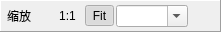
  <widget class="QFrame" name="zoomToolbar">
   <property name="geometry">
    <rect>
     <x>10</x>
     <y>80</y>
     <width>221</width>
     <height>32</height>
    </rect>
   </property>
   <property name="minimumSize">
    <size>
     <width>0</width>
     <height>32</height>
    </size>
   </property>
   <property name="frameShape">
    <enum>QFrame::Shape::Panel</enum>
   </property>
   <property name="frameShadow">
    <enum>QFrame::Shadow::Raised</enum>
   </property>
   <layout class="QHBoxLayout" name="horizontalLayout_9">
    <property name="spacing">
     <number>2</number>
    </property>
    <property name="leftMargin">
     <number>6</number>
    </property>
    <property name="topMargin">
     <number>2</number>
    </property>
    <property name="rightMargin">
     <number>6</number>
    </property>
    <property name="bottomMargin">
     <number>2</number>
    </property>
    <item>
     <widget class="QLabel" name="zoomLabel">
      <property name="text">
       <string>缩放</string>
      </property>
     </widget>
    </item>
    <item>
     <widget class="QToolButton" name="zoomExactSize">
      <property name="enabled">
       <bool>true</bool>
      </property>
      <property name="toolTip">
       <string>Reset the zoom to 100%</string>
      </property>
      <property name="text">
       <string>1:1</string>
      </property>
      <property name="checkable">
       <bool>false</bool>
      </property>
      <property name="checked">
       <bool>false</bool>
      </property>
      <property name="toolButtonStyle">
       <enum>Qt::ToolButtonStyle::ToolButtonTextBesideIcon</enum>
      </property>
      <property name="autoRaise">
       <bool>true</bool>
      </property>
     </widget>
    </item>
    <item>
     <widget class="QToolButton" name="fitToWindow">
      <property name="enabled">
       <bool>true</bool>
      </property>
      <property name="toolTip">
       <string>Fit the current texture to the window</string>
      </property>
      <property name="text">
       <string>Fit</string>
      </property>
      <property name="icon">
       <iconset resource="../Resources/resources.qrc">
        <normaloff>:/arrow_out.png</normaloff>:/arrow_out.png</iconset>
      </property>
      <property name="checkable">
       <bool>true</bool>
      </property>
      <property name="checked">
       <bool>true</bool>
      </property>
      <property name="toolButtonStyle">
       <enum>Qt::ToolButtonStyle::ToolButtonTextBesideIcon</enum>
      </property>
      <property name="autoRaise">
       <bool>true</bool>
      </property>
     </widget>
    </item>
    <item>
     <widget class="QComboBox" name="zoomOption">
      <property name="minimumSize">
       <size>
        <width>70</width>
        <height>0</height>
       </size>
      </property>
      <property name="editable">
       <bool>true</bool>
      </property>
      <property name="insertPolicy">
       <enum>QComboBox::InsertPolicy::NoInsert</enum>
      </property>
     </widget>
    </item>
    <item>
     <widget class="QToolButton" name="flip_y">
      <property name="toolTip">
       <string>Flip the texture in the Y axis</string>
      </property>
      <property name="text">
       <string/>
      </property>
      <property name="icon">
       <iconset resource="../Resources/resources.qrc">
        <normaloff>:/flip_y.png</normaloff>:/flip_y.png</iconset>
      </property>
      <property name="checkable">
       <bool>true</bool>
      </property>
      <property name="autoRaise">
       <bool>true</bool>
      </property>
     </widget>
    </item>
   </layout>
  </widget>
